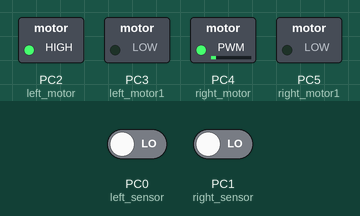
Simulated run of this program. Board: ATmega2560, built with avr-gcc and emulated at 16 MHz. Shown: switched loads named in the program (green lamp = pin HIGH). The test bench sets the inputs (shaded band); at power-on: PC0 (left_sensor) LOW, PC1 (right_sensor) LOW.

Above: at 1.2 s.
1.3 s: PC0 (left_sensor) driven HIGH
At 2.5 s:
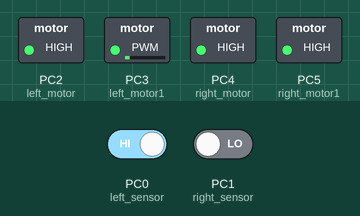
2.8 s: PC1 (right_sensor) driven HIGH
At 4.0 s:
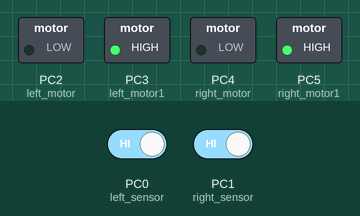
4.3 s: PC0 (left_sensor) driven LOW
At 5.2 s:
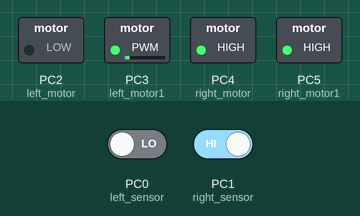
5.8 s: PC1 (right_sensor) driven LOW
At 7.1 s:
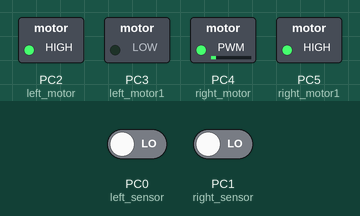
Timing chart, 0 to 8.3 s (numbered marks = the images above; inputs shaded):
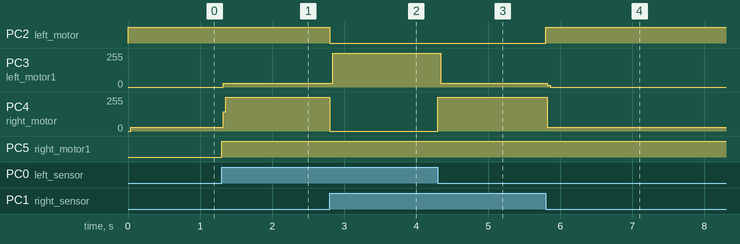

Measured:
- after the input at 1.3 s, PC3 (left_motor1): 0/255 → 28/255 at once; PC4 (right_motor): 30/255 → 255/255 at once; PC5 (right_motor1): LOW → HIGH at once
- after the input at 2.8 s, PC2 (left_motor): HIGH → LOW at once; PC3 (left_motor1): 28/255 → 255/255 at once; PC4 (right_motor): 255/255 → 0/255 at once
- after the input at 4.3 s, PC3 (left_motor1): 255/255 → 28/255 at once; PC4 (right_motor): 0/255 → 255/255 at once
- after the input at 5.8 s, PC2 (left_motor): LOW → HIGH at once; PC3 (left_motor1): 28/255 → 0/255 at once; PC4 (right_motor): 255/255 → 30/255 at once

The program:

main.c
```c
/*
 * main.c
 *
 *  Created on: 30-Apr-2017
 *      Author: Aditya
 */

#include<avr/io.h>

#define left_sensor 0    //PC0
#define right_sensor 1	//PC1
#define left_motor 2	//PC2
#define left_motor1 3	//PC3
#define right_motor 4	//PC4
#define right_motor1 5	//PC5
#define left_input (PINC & (1<<left_sensor))
#define right_input (PINC & (1<<right_sensor))

int main()
{
	// setup part
	DDRC&=~(1<<left_sensor);
	DDRC&=~(1<<right_sensor);
	DDRC|=(1<<left_motor);
	DDRC|=(1<<left_motor1);
	DDRC|=(1<<right_motor);
	DDRC|=(1<<right_motor1);

	while(1)
	{
		if(left_input!=0 && right_input!=0)
		{
			//Go forward
			PORTC&=~(1<<left_motor);
			PORTC|=(1<<left_motor1);
			PORTC&=~(1<<right_motor);
			PORTC|=(1<<right_motor1);
		}
		else if(left_input==0 && right_input==0)
		{
			PORTC|=(1<<left_motor);
			PORTC&=~(1<<left_motor1);
			PORTC|=(1<<right_motor);
			PORTC&=~(1<<right_motor);

		}
		else if(left_sensor==0)
		{
			PORTC|=(1<<right_motor);
			PORTC|=(1<<right_motor1);
			PORTC|=(1<<left_motor1);
			PORTC&=~(1<<left_motor1);
		}
		else if(right_sensor==0)
		{
			PORTC|=(1<<left_motor);
			PORTC|=(1<<left_motor1);
			PORTC|=(1<<right_motor1);
			PORTC&=~(1<<right_motor1);
		}

	}

}
```
